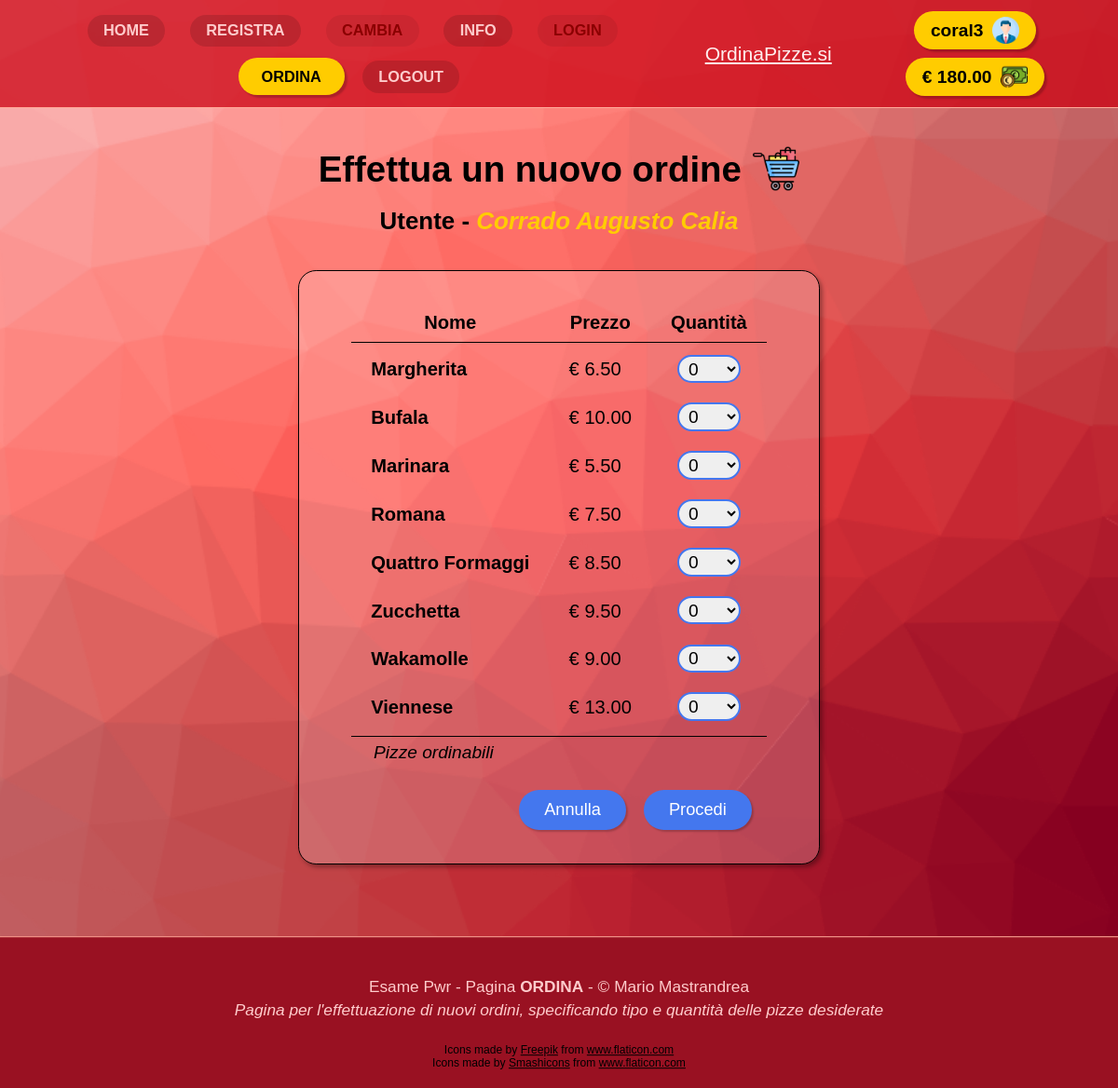
Screenshot of /website_pwr__project_copy/ordina/ordina.php (signed in) with the database file from the repository.
### tables this page shows
CREATE TABLE `pizze` (
  `id` int(10) UNSIGNED NOT NULL,
  `ingredienti` varchar(60) NOT NULL,
  `nome` varchar(32) NOT NULL,
  `tipo` enum('veggy','vegan') DEFAULT NULL,
  `prezzo` int(10) UNSIGNED NOT NULL,
  `qty` smallint(5) UNSIGNED NOT NULL
);

### website_pwr__project_copy/db_utilities.php (called while the page is built, shortened)
<?php
   function retrieve_available_pizzas_from_db(&$connection, &$statement, &$error_messages) {
      return retrieve_pizzas_with_min_qty(1, $connection, $statement, $error_messages);
   }
   function retrieve_pizzas_with_min_qty($min_qty, &$connection, &$statement, &$error_messages) {
      $query = "SELECT  id, ingredienti, nome, tipo, prezzo, qty
                  FROM `pizzasporto`.`pizze`
                 WHERE  qty >= ?";
      $statement = mysqli_prepare($connection, $query);
      mysqli_stmt_bind_param($statement, "i", $min_qty);
      mysqli_stmt_execute($statement);
      $menu_pizzas = array();
      mysqli_stmt_bind_result($statement, $pizza_id, $pizza_ingredients, $pizza_name,
                                 $pizza_type, $pizza_price, $pizza_qty);
      while(mysqli_stmt_fetch($statement)) {
         $menu_pizzas[$pizza_id] = array(
            "id" => $pizza_id,
            "ingredients" => $pizza_ingredients,
            "name" => $pizza_name,
            "type" => $pizza_type ?? "-",
            "price" => floatval($pizza_price) / 100.0,
            "qty" => $pizza_qty
         );
      }
      return $menu_pizzas;
   }
?>

### website_pwr__project_copy/info/retrieve_available_pizzas.php (called while the page is built, shortened)
<?php
   require "../db_utilities.php";
   $error_messages = array();
   $connection = mysqli_connect("localhost", "uWeak", "posso_leggere?", "pizzasporto", 8889);
   $statement = null;
   $available_menu_pizzas = retrieve_available_pizzas_from_db($connection, $statement, $error_messages);
?>

### website_pwr__project_copy/ordina/ordina_content.php (the view, shortened to what this page needs)
         </ul>  <?php
   $menu_table_rows = array();
   foreach($available_menu_pizzas as $pizza_id => $pizza_info) {
      $pizza_info["price"] = number_format($pizza_info["price"], 2);
      $pizza_qty_options = array();
      for($i = 0; $i <= $pizza_info["qty"]; $i++) {
         $option_selection = $i === 0 ? " selected" : "";
         array_push($pizza_qty_options, "<option value=\"$i\"$option_selection>$i</option>");
      }
      $pizza_qty_options = join("\n", $pizza_qty_options);
      $row =
         "<tr>
            <td class=\"pizza-name\">{$pizza_info['name']}</td>
            <td class=\"pizza-price\">&euro; {$pizza_info['price']}</td>
            <td class=\"pizza-qty\">
               <select name=\"pizza-{$pizza_info['id']}-qty\" id=\"pizza-{$pizza_info['id']}-qty\"
                  onchange=\"checkAllPizzasQuantitiesOnChange('pizza-{$pizza_info['id']}-qty','pizza-shopping-cart-form','error-messages-box')\">
                  $pizza_qty_options
               </select>
            </td>
         </tr>";
      array_push($menu_table_rows, $row);
   }
   $menu_table_rows = join("\n", $menu_table_rows);
   $menu_table_header =
      "<tr>
         <th>Nome</th>
         <th>Prezzo</th>
         <th>Quantit&agrave;</th>
      </tr>";
 ?>
<form id="pizza-shopping-cart-form" method="post" action="../conferma/conferma.php"
   onreset="resetAllQuantitiesFieldsIn('pizza-shopping-cart-form', 'error-messages-box')"
   onsubmit="return checkAllQuantitiesZerosIn('pizza-shopping-cart-form', 'error-messages-box')">
   <table id="menu-pizzas-table">
      <caption>Pizze ordinabili</caption>
      <thead>
         <?= $menu_table_header ?>
      </thead>
      <tbody>
         <?= $menu_table_rows ?>
      </tbody>
   </table>
   <div id="error-messages-box"></div>
   <div class="buttons-row">
      <button type="reset">Annulla</button>
      <button type="submit">Procedi</button>
   </div>
</form>

### website_pwr__project_copy/styles.css (style rules this page uses)
:root { --red-background-color: #f77; --red-header-color: #c01b; --light-red: #fa9; --very-light-red: #fcc; --red-footer-color: #912; --dark-yellow: #fc0; --light-yellow: #fc0b; --box-background-color: #fff3; --sky-blue: #47e; --dark-red-error: #300; --wood-green: #0b5; --yellow-error: #fe4; --page-name-disabled-red: #c44; --footer-height: 8.5rem; }
* { box-sizing: border-box; }
html { font-size: 1.2rem; }
body { font-family: 'Gill Sans', 'Gill Sans MT', 'Calibri', 'Trebuchet MS', sans-serif; margin: 0; padding: 0; border: 0; width: 100vw; min-height: calc(100vh - 8.5rem); background: center center url("images/red_background.png") var(--red-background-color) scroll no-repeat; background-size: cover; position: relative; }
nav.menu-flex-row > .menu-item { margin: 0.40rem 0.70rem; padding: 0.40rem 0.90rem; border: 0; border-radius: 50rem; font-size: 0.85em; color: var(--very-light-red); font-weight: 600; cursor: pointer; background-color: #0002; }
nav.menu-flex-row > .menu-item:not(.disabled):hover, nav.menu-flex-row > a.menu-item.selected:not(.disabled) { margin: 0.25rem 0.30rem; padding: 0.55rem 1.30rem; box-shadow: 0.15rem 0.15rem 0.1rem 0 #0003; }
nav.menu-flex-row > .menu-item.selected:not(.disabled) { background-color: var(--dark-yellow); color: black; }
nav.menu-flex-row > .menu-item.disabled { color: darkred; background-color: #0001; cursor: not-allowed; }
a { text-decoration: unset; color: inherit; }
.buttons-row { display: flex; flex-direction: row; justify-content: center; align-items: center; margin: 0.3rem 0; padding: 0; border: 0; }
.buttons-row > * { margin: 0 0.5rem; }
.buttons-row button, a.button-style, button.button-style { font-family: inherit; font-size: 0.95em; padding: 0.55rem 1.4rem; border: 0; border-radius: 50rem; background-color: var(--sky-blue); color: white; cursor: pointer; box-shadow: 0.1rem 0.1rem 0.1rem 0 #0003; }

### website_pwr__project_copy/ordina/ordina.css (style rules this page uses)
#error-messages-box { min-height: 1.2em; max-width: 22rem; margin: 0.1rem auto 0.5rem; padding: 0; border:0; text-align: center; color: var(--yellow-error); font-size: 0.75em; }
#menu-pizzas-table { border-collapse: collapse; caption-side: bottom; margin: 0.2rem 0.4rem 0; font-size: 1.05em; vertical-align: middle; }
#menu-pizzas-table th, #menu-pizzas-table td { padding: 0.55rem 1.1rem; }
#menu-pizzas-table td.pizza-qty { text-align: center; }
#menu-pizzas-table td.pizza-name { font-weight: 600; }
#menu-pizzas-table thead th { border-bottom: 1px solid black; padding-bottom: 0.5rem; }
#menu-pizzas-table tbody tr:first-child td { padding-top: 0.7rem; }
#menu-pizzas-table tbody tr:last-child td { border-bottom: 1px solid black; padding-bottom: 0.8rem; }
#menu-pizzas-table caption { margin-top: 0.3rem; font-style: italic; font-weight: normal; text-align: left; text-indent: 1.25rem; font-size: 0.95em; }
.main-box .buttons-row { margin-bottom: 0.4rem; padding-right: 0.75rem; justify-content: flex-end; }
td.pizza-qty select { font-family: inherit; font-size: 0.95em; width: 3.5rem; height: 1.6rem; margin: 0; padding: 0; padding-left: 0.3rem; border: 2px solid var(--sky-blue); border-radius: 50rem; position: relative; top: -0.05rem; }

### rows the page displays
pizze: nome "Margherita", id "0"
pizze: nome "Bufala", id "0"
pizze: nome "Marinara", id "0"
pizze: nome "Romana", id "0"
pizze: nome "Quattro Formaggi", id "0"
pizze: nome "Zucchetta", id "0"
pizze: nome "Wakamolle", id "0"
pizze: nome "Viennese", id "0"

### other values shown
$menu_output "HOME REGISTRA CAMBIA INFO LOGIN ORDINA LOGOUT"
$username "coral3"
$money "180.00"
$_SESSION["logged-in-user"]["name"] "Corrado Augusto"
$_SESSION["logged-in-user"]["surname"] "Calia"
$pizza_info['price'] "6.50 10.00 5.50 7.50 8.50 9.50 9.00 13.00"
$page_name "ORDINA"
$page_description "Pagina per l'effettuazione di nuovi ordini, specificando tipo e quantità delle pizze desiderate"
